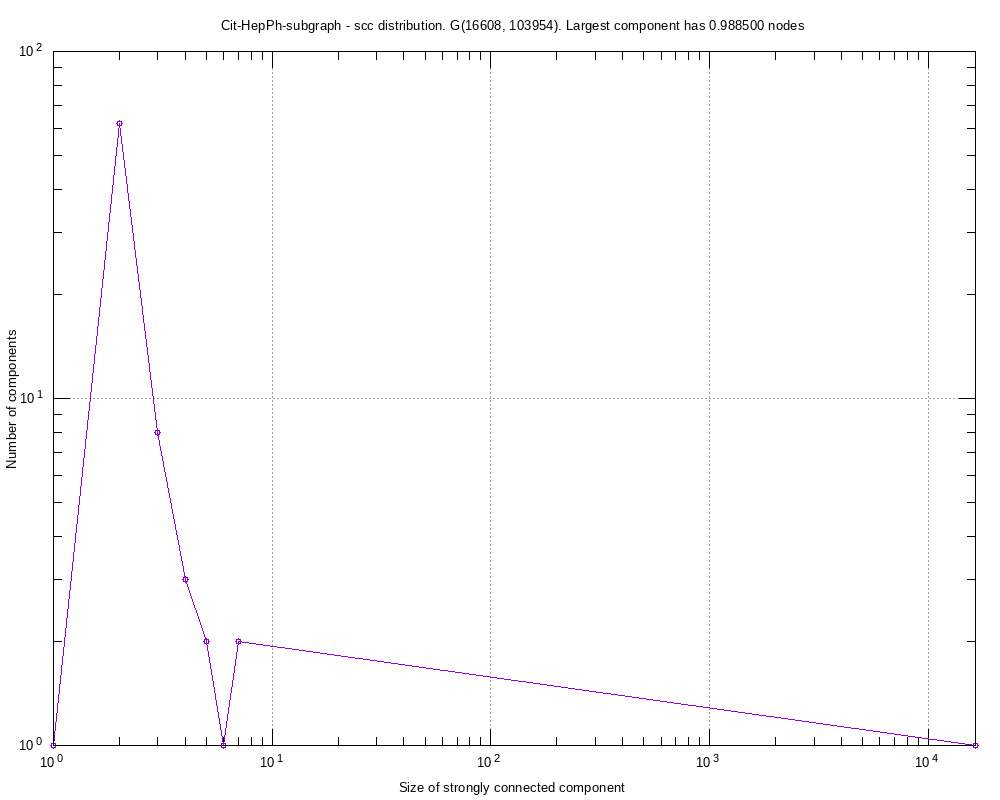

Generate this figure with gnuplot:
#
# Cit-HepPh-subgraph - scc distribution. G(16608, 103954). Largest component has 0.988500 nodes (Thu Sep  5 22:20:38 2019)
#

set title "Cit-HepPh-subgraph - scc distribution. G(16608, 103954). Largest component has 0.988500 nodes"
set key bottom right
set logscale xy 10
set format x "10^{%L}"
set mxtics 10
set format y "10^{%L}"
set mytics 10
set grid
set xlabel "Size of strongly connected component"
set ylabel "Number of components"
set tics scale 2
set terminal png font arial 10 size 1000,800
set output 'scc.Cit-HepPh-subgraph.png'
plot 	"scc.Cit-HepPh-subgraph.tab" using 1:2 title "" with linespoints pt 6
